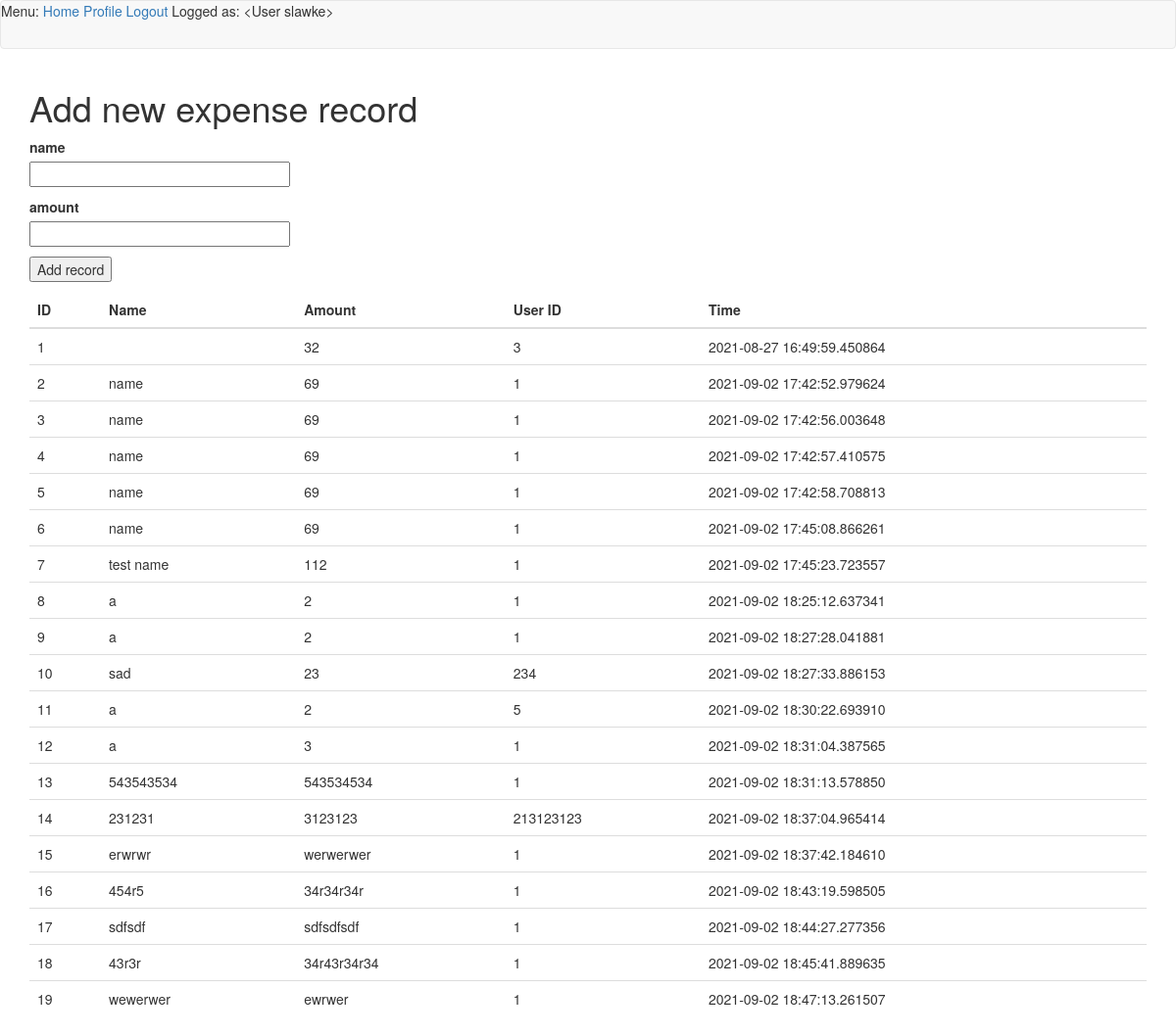
Before: /add (signed in) with the older database file.
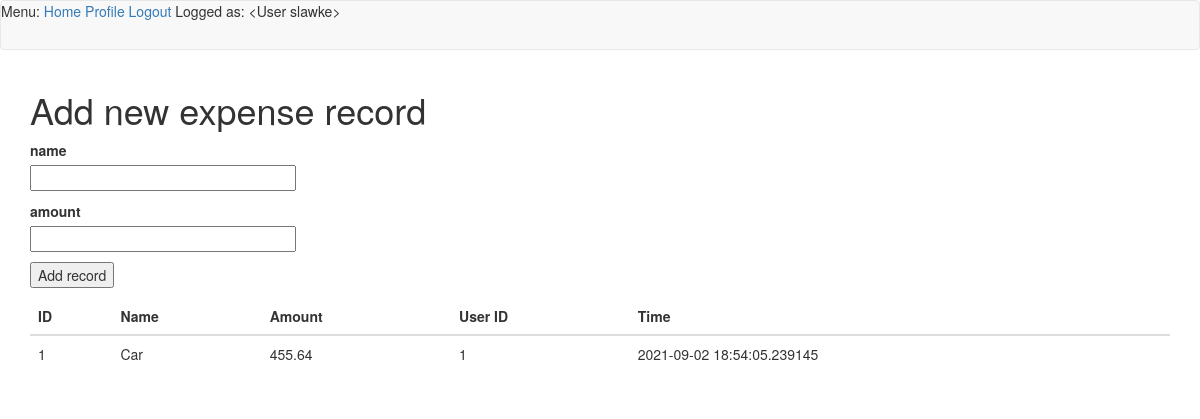
After: the same page with the newer database file.
### app/models.py (models this page shows, shortened)
class User(UserMixin, db.Model):
    id = db.Column(db.Integer, primary_key=True)
    username = db.Column(db.String(64), index=True, unique=True)
    email = db.Column(db.String(120), index=True, unique=True)
    password_hash = db.Column(db.String(128))
    posts = db.relationship('Post', backref='author', lazy='dynamic')
    def __repr__(self):
        return '<User {}>'.format(self.username)

class Expenses(db.Model):
    id = db.Column(db.Integer, primary_key=True)
    name = db.Column(db.String)
    amount = db.Column(db.String(140))
    timestamp = db.Column(db.DateTime, index=True, default=datetime.utcnow)
    user_id = db.Column(db.String, db.ForeignKey('user.id')) #nullable=False eventually try
    user_nick = db.relationship('User', backref=db.backref('users', lazy=True))

### app/routes.py (the view)
@app.route('/add', methods=['GET', 'POST'])
def add():
    form = ExpensesForm()
    exp = Expenses.query.all()
    if form.validate_on_submit():
        user_id = current_user.id
        new_record = Expenses(name=form.name.data, amount=form.amount.data, user_id=user_id)
        db.session.add(new_record)
        db.session.commit()
        return redirect('/add')
    return render_template('add.html', title='Add', form=form, exp=exp)

### app/forms.py
class ExpensesForm(FlaskForm):
    name = StringField('name', validators=[DataRequired()])
    amount = FloatField('amount', validators=[DataRequired()])
    add = SubmitField('Add record')

### app/models.py (called while the page is built)
@login.user_loader
def load_user(id):
    return User.query.get(int(id))

### app/templates/add.html (shortened to what this page needs)
{% extends "base.html" %}
{% block app_content %}
<body>
    <h1>Add new expense record</h1>
    <form action="" method="post" novalidate>
        <p>
            {{ form.name.label }}<br>
            {{ form.name(size=32) }}
        </p>
        <p>
            {{ form.amount.label }}<br>
            {{ form.amount(size=32) }}
        </p>
        <p>{{ form.add() }}</p>
    </form>
<table class="table table-sm ">
    <thead>
    <tr>
        <th>ID</th>
        <th>Name</th>
        <th>Amount</th>
        <th>User ID</th>
        <th>Time</th>
    </tr>
    {% for expenses in exp %}
    <tr>
        <td>{{ expenses.id }} </a></td>
        <td>{{ expenses.name }}</td>
        <td>{{ expenses.amount }}</td>
        <td>{{ expenses.user_id }}</td>
        <td>{{ expenses.timestamp }}</td>
    </tr>
    {% endfor %}
    </thead>
</table>
</body>
{% endblock %}

### app/templates/base.html (shortened to what this page needs)
{% extends 'bootstrap/base.html' %}
{% block navbar %}
    <nav class="navbar navbar-default">
        <div>
            Menu:
            <a href="{{ url_for('index') }}">Home</a>
            {% if current_user.is_anonymous %}
            <a href="{{ url_for('login') }}">Login</a>
            <a href="{{ url_for('register') }}">Register</a>
            {% else %}
            <a href="{{ url_for('user', username=current_user.username) }}">Profile</a>
            <a href="{{ url_for('logout') }}">Logout</a>
            {% endif %}
            Logged as: {{ current_user }}
        </div>
    </nav>
{% endblock %}
{% block content %}
    <div class="container">
        {% block app_content %}{% endblock %}
    </div>
{% endblock %}

Changed rows visible on the page:
removed Expenses: id "2", name "name", amount "69", user_id "1", timestamp "2021-09-02 17:42:52.979624"
removed Expenses: id "3", name "name", amount "69", user_id "1", timestamp "2021-09-02 17:42:56.003648"
removed Expenses: id "4", name "name", amount "69", user_id "1", timestamp "2021-09-02 17:42:57.410575"
removed Expenses: id "5", name "name", amount "69", user_id "1", timestamp "2021-09-02 17:42:58.708813"
removed Expenses: id "6", name "name", amount "69", user_id "1", timestamp "2021-09-02 17:45:08.866261"
removed Expenses: id "7", name "test name", amount "112", user_id "1", timestamp "2021-09-02 17:45:23.723557"
removed Expenses: id "8", name "a", amount "2", user_id "1", timestamp "2021-09-02 18:25:12.637341"
removed Expenses: id "9", name "a", amount "2", user_id "1", timestamp "2021-09-02 18:27:28.041881"
removed Expenses: id "10", name "sad", amount "23", user_id "234", timestamp "2021-09-02 18:27:33.886153"
removed Expenses: id "11", name "a", amount "2", user_id "5", timestamp "2021-09-02 18:30:22.693910"
removed Expenses: id "12", name "a", amount "3", user_id "1", timestamp "2021-09-02 18:31:04.387565"
removed Expenses: id "13", name "543543534", amount "543534534", user_id "1", timestamp "2021-09-02 18:31:13.578850"
removed Expenses: id "14", name "231231", amount "3123123", user_id "213123123", timestamp "2021-09-02 18:37:04.965414"
removed Expenses: id "15", name "erwrwr", amount "werwerwer", user_id "1", timestamp "2021-09-02 18:37:42.184610"
removed Expenses: id "16", name "454r5", amount "34r34r34r", user_id "1", timestamp "2021-09-02 18:43:19.598505"
removed Expenses: id "17", name "sdfsdf", amount "sdfsdfsdf", user_id "1", timestamp "2021-09-02 18:44:27.277356"
removed Expenses: id "18", name "43r3r", amount "34r43r34r34", user_id "1", timestamp "2021-09-02 18:45:41.889635"
removed Expenses: id "19", name "wewerwer", amount "ewrwer", user_id "1", timestamp "2021-09-02 18:47:13.261507"
changed Expenses id 1: name (not shown) → "Car"; amount "32" → "455.64"; user_id "3" → "1"; timestamp "2021-08-27 16:49:59.450864" → "2021-09-02 18:54:05.239145"
